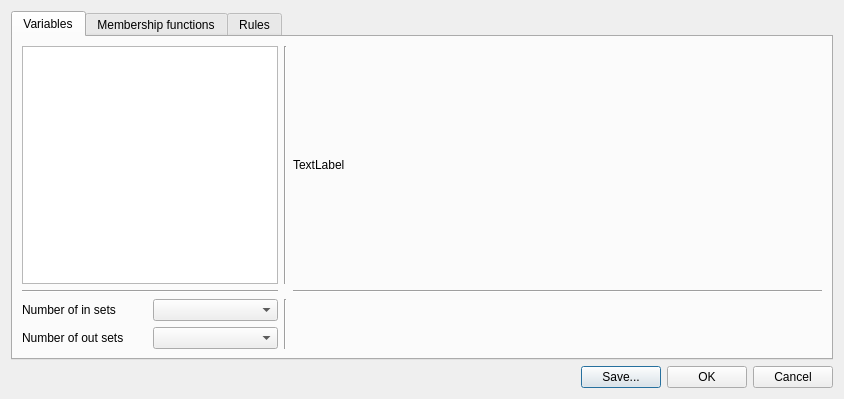
<?xml version="1.0" encoding="UTF-8"?>
<ui version="4.0">
 <class>FuzzyEditor</class>
 <widget class="QDialog" name="FuzzyEditor">
  <property name="geometry">
   <rect>
    <x>0</x>
    <y>0</y>
    <width>840</width>
    <height>399</height>
   </rect>
  </property>
  <property name="minimumSize">
   <size>
    <width>0</width>
    <height>0</height>
   </size>
  </property>
  <property name="windowTitle">
   <string>Fuzzy System Editor</string>
  </property>
  <layout class="QVBoxLayout" name="verticalLayout">
   <item>
    <widget class="QTabWidget" name="tabWidget">
     <property name="currentIndex">
      <number>0</number>
     </property>
     <widget class="QWidget" name="tabVars">
      <attribute name="title">
       <string>Variables</string>
      </attribute>
      <layout class="QVBoxLayout" name="verticalLayout_5">
       <item>
        <layout class="QGridLayout" name="gridLayout">
         <item row="1" column="0">
          <widget class="QListWidget" name="listVars">
           <property name="sizePolicy">
            <sizepolicy hsizetype="Fixed" vsizetype="Expanding">
             <horstretch>0</horstretch>
             <verstretch>0</verstretch>
            </sizepolicy>
           </property>
          </widget>
         </item>
         <item row="3" column="0">
          <layout class="QGridLayout" name="gridNumbers">
           <property name="bottomMargin">
            <number>0</number>
           </property>
           <item row="0" column="0">
            <widget class="QLabel" name="label">
             <property name="text">
              <string>Number of in sets</string>
             </property>
            </widget>
           </item>
           <item row="0" column="1">
            <widget class="QComboBox" name="cbInSets"/>
           </item>
           <item row="1" column="0">
            <widget class="QLabel" name="label_2">
             <property name="text">
              <string>Number of out sets</string>
             </property>
            </widget>
           </item>
           <item row="1" column="1">
            <widget class="QComboBox" name="cbOutSets"/>
           </item>
          </layout>
         </item>
         <item row="3" column="2">
          <layout class="QGridLayout" name="gridOutVars"/>
         </item>
         <item row="3" column="1">
          <widget class="Line" name="line">
           <property name="orientation">
            <enum>Qt::Vertical</enum>
           </property>
          </widget>
         </item>
         <item row="2" column="0">
          <widget class="Line" name="line_2">
           <property name="orientation">
            <enum>Qt::Horizontal</enum>
           </property>
          </widget>
         </item>
         <item row="1" column="1">
          <widget class="Line" name="line_3">
           <property name="orientation">
            <enum>Qt::Vertical</enum>
           </property>
          </widget>
         </item>
         <item row="2" column="2">
          <widget class="Line" name="line_4">
           <property name="orientation">
            <enum>Qt::Horizontal</enum>
           </property>
          </widget>
         </item>
         <item row="1" column="2">
          <layout class="QGridLayout" name="gridSets">
           <item row="0" column="0">
            <widget class="QLabel" name="lblVar">
             <property name="text">
              <string>TextLabel</string>
             </property>
            </widget>
           </item>
          </layout>
         </item>
        </layout>
       </item>
      </layout>
     </widget>
     <widget class="QWidget" name="tabMemberships">
      <attribute name="title">
       <string>Membership functions</string>
      </attribute>
      <layout class="QVBoxLayout" name="verticalLayout_2">
       <item>
        <layout class="QHBoxLayout" name="graphLayout"/>
       </item>
       <item>
        <layout class="QHBoxLayout" name="horizontalLayout">
         <item>
          <widget class="QComboBox" name="comboBox"/>
         </item>
         <item>
          <widget class="QComboBox" name="cbSets"/>
         </item>
         <item>
          <widget class="QSlider" name="horizontalSlider">
           <property name="minimumSize">
            <size>
             <width>300</width>
             <height>0</height>
            </size>
           </property>
           <property name="orientation">
            <enum>Qt::Horizontal</enum>
           </property>
          </widget>
         </item>
         <item>
          <widget class="QLineEdit" name="lnPos">
           <property name="sizePolicy">
            <sizepolicy hsizetype="Fixed" vsizetype="Fixed">
             <horstretch>0</horstretch>
             <verstretch>0</verstretch>
            </sizepolicy>
           </property>
           <property name="minimumSize">
            <size>
             <width>80</width>
             <height>0</height>
            </size>
           </property>
           <property name="maximumSize">
            <size>
             <width>80</width>
             <height>16777215</height>
            </size>
           </property>
           <property name="baseSize">
            <size>
             <width>40</width>
             <height>0</height>
            </size>
           </property>
          </widget>
         </item>
        </layout>
       </item>
      </layout>
     </widget>
     <widget class="QWidget" name="tabRules">
      <attribute name="title">
       <string>Rules</string>
      </attribute>
      <layout class="QVBoxLayout" name="verticalLayout_4">
       <item>
        <widget class="QScrollArea" name="scrollArea">
         <property name="minimumSize">
          <size>
           <width>800</width>
           <height>0</height>
          </size>
         </property>
         <property name="baseSize">
          <size>
           <width>600</width>
           <height>0</height>
          </size>
         </property>
         <property name="widgetResizable">
          <bool>true</bool>
         </property>
         <widget class="QWidget" name="scrollAreaWidgetContents">
          <property name="geometry">
           <rect>
            <x>0</x>
            <y>0</y>
            <width>798</width>
            <height>297</height>
           </rect>
          </property>
          <layout class="QVBoxLayout" name="verticalLayout_3">
           <item>
            <layout class="QGridLayout" name="rulesGrid"/>
           </item>
           <item>
            <spacer name="verticalSpacer">
             <property name="orientation">
              <enum>Qt::Vertical</enum>
             </property>
             <property name="sizeType">
              <enum>QSizePolicy::Fixed</enum>
             </property>
             <property name="sizeHint" stdset="0">
              <size>
               <width>20</width>
               <height>20</height>
              </size>
             </property>
            </spacer>
           </item>
           <item>
            <widget class="QLabel" name="lblRules">
             <property name="text">
              <string/>
             </property>
             <property name="scaledContents">
              <bool>true</bool>
             </property>
             <property name="wordWrap">
              <bool>true</bool>
             </property>
            </widget>
           </item>
          </layout>
         </widget>
        </widget>
       </item>
      </layout>
     </widget>
    </widget>
   </item>
   <item>
    <layout class="QHBoxLayout" name="horizontalLayout_2">
     <property name="spacing">
      <number>6</number>
     </property>
     <property name="topMargin">
      <number>0</number>
     </property>
     <property name="rightMargin">
      <number>0</number>
     </property>
     <item>
      <spacer name="horizontalSpacer">
       <property name="orientation">
        <enum>Qt::Horizontal</enum>
       </property>
       <property name="sizeHint" stdset="0">
        <size>
         <width>40</width>
         <height>20</height>
        </size>
       </property>
      </spacer>
     </item>
     <item>
      <widget class="QPushButton" name="btSave">
       <property name="text">
        <string>Save...</string>
       </property>
      </widget>
     </item>
     <item>
      <widget class="QPushButton" name="btOk">
       <property name="text">
        <string>OK</string>
       </property>
      </widget>
     </item>
     <item>
      <widget class="QPushButton" name="btCancel">
       <property name="text">
        <string>Cancel</string>
       </property>
      </widget>
     </item>
    </layout>
   </item>
  </layout>
 </widget>
 <tabstops>
  <tabstop>tabWidget</tabstop>
  <tabstop>listVars</tabstop>
  <tabstop>cbInSets</tabstop>
  <tabstop>cbOutSets</tabstop>
  <tabstop>btSave</tabstop>
  <tabstop>btOk</tabstop>
  <tabstop>btCancel</tabstop>
  <tabstop>comboBox</tabstop>
  <tabstop>cbSets</tabstop>
  <tabstop>horizontalSlider</tabstop>
  <tabstop>lnPos</tabstop>
  <tabstop>scrollArea</tabstop>
 </tabstops>
 <resources/>
 <connections/>
</ui>
